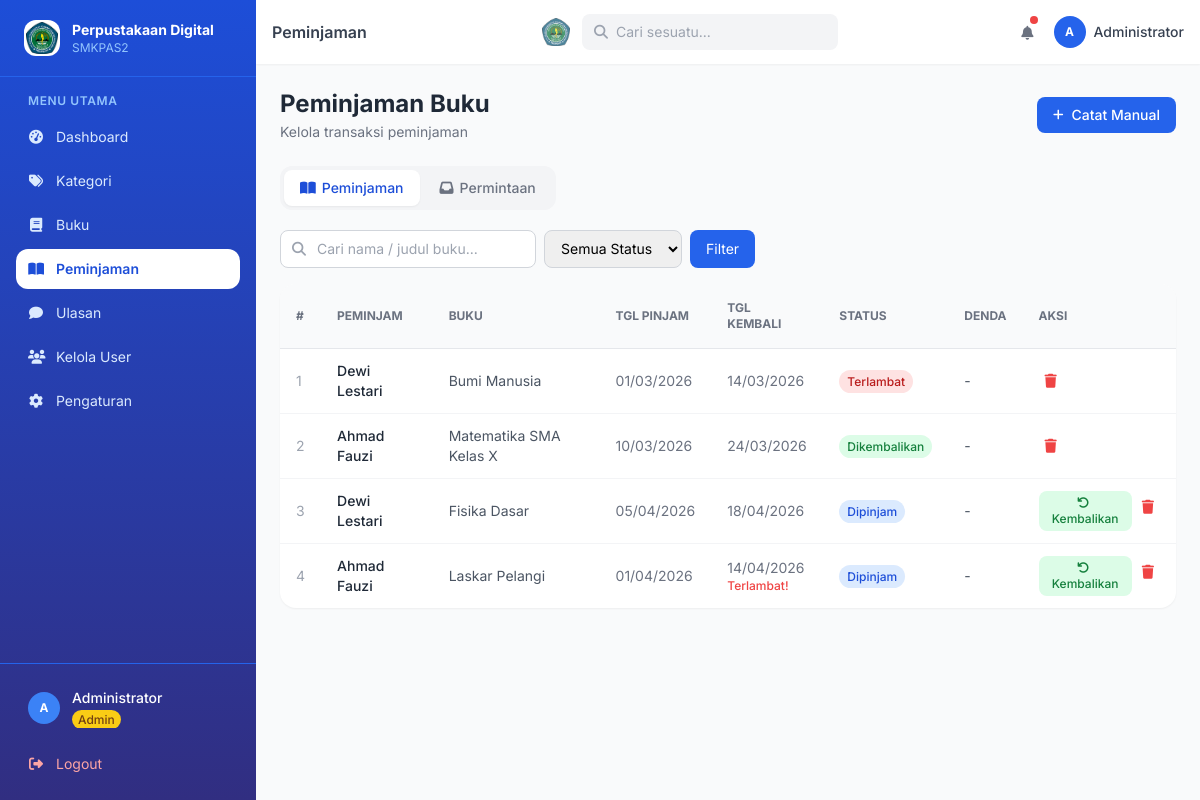
/peminjaman.php (signed in), run on the app's committed database.
### tables this page shows
CREATE TABLE peminjaman (
    id INT AUTO_INCREMENT PRIMARY KEY,
    id_user INT NOT NULL,
    id_buku INT NOT NULL,
    tanggal_pinjam DATE NOT NULL,
    tanggal_kembali DATE NOT NULL,
    tanggal_dikembalikan DATE DEFAULT NULL,
    status ENUM('dipinjam', 'dikembalikan', 'terlambat') DEFAULT 'dipinjam',
    denda DECIMAL(10,2) DEFAULT 0,
    id_petugas INT DEFAULT NULL,
    catatan TEXT,
    created_at TIMESTAMP DEFAULT CURRENT_TIMESTAMP,
    FOREIGN KEY (id_user) REFERENCES user(id) ON DELETE CASCADE,
    FOREIGN KEY (id_buku) REFERENCES buku(id) ON DELETE CASCADE,
    FOREIGN KEY (id_petugas) REFERENCES user(id) ON DELETE SET NULL
);

CREATE TABLE user (
    id INT AUTO_INCREMENT PRIMARY KEY,
    nama VARCHAR(100) NOT NULL,
    username VARCHAR(50) NOT NULL UNIQUE,
    password VARCHAR(255) NOT NULL,
    email VARCHAR(100),
    no_telepon VARCHAR(20),
    alamat TEXT,
    level ENUM('admin', 'peminjam') NOT NULL DEFAULT 'peminjam',
    foto VARCHAR(255) DEFAULT NULL,
    created_at TIMESTAMP DEFAULT CURRENT_TIMESTAMP
);

CREATE TABLE buku (
    id INT AUTO_INCREMENT PRIMARY KEY,
    judul VARCHAR(200) NOT NULL,
    pengarang VARCHAR(100) NOT NULL,
    penerbit VARCHAR(100),
    tahun_terbit YEAR,
    isbn VARCHAR(20) UNIQUE,
    id_kategori INT,
    stok INT DEFAULT 1,
    deskripsi TEXT,
    cover VARCHAR(255) DEFAULT NULL,
    created_at TIMESTAMP DEFAULT CURRENT_TIMESTAMP,
    FOREIGN KEY (id_kategori) REFERENCES kategori(id) ON DELETE SET NULL
);

### peminjaman.php (the view, shortened to what this page needs)
<?php
include 'koneksi.php';
$tab = $_GET['tab'] ?? 'peminjaman';
$search       = mysqli_real_escape_string($koneksi, trim($_GET['q'] ?? ''));
$where = "WHERE 1=1";
$dataPinjam = mysqli_query($koneksi, "
    SELECT p.*, u.nama as nama_user, b.judul as judul_buku, pt.nama as nama_petugas
    FROM peminjaman p
    JOIN user u ON p.id_user=u.id
    JOIN buku b ON p.id_buku=b.id
    LEFT JOIN user pt ON p.id_petugas=pt.id
    $where ORDER BY p.id DESC
");
include 'includes/header.php';
?>
<div class="flex items-center justify-between mb-6">
    <div>
        <h1 class="text-2xl font-bold text-gray-800">Peminjaman Buku</h1>
        <p class="text-gray-500 text-sm mt-0.5">Kelola transaksi peminjaman</p>
    </div>
    <button onclick="openModal('modalTambah')" class="flex items-center gap-2 bg-blue-600 hover:bg-blue-700 text-white text-sm font-medium px-4 py-2 rounded-lg transition">
        <i class="fas fa-plus text-xs"></i> Catat Manual
    </button>
</div>
<div class="flex gap-1 mb-5 bg-gray-100 p-1 rounded-xl w-fit">
    <a href="?tab=peminjaman" class="px-4 py-2 rounded-lg text-sm font-medium transition <?= $tab === 'peminjaman' ? 'bg-white text-blue-700 shadow-sm' : 'text-gray-500 hover:text-gray-700' ?>">
        <i class="fas fa-book-open mr-1.5"></i>Peminjaman
    </a>
    <a href="?tab=request" class="px-4 py-2 rounded-lg text-sm font-medium transition flex items-center gap-1.5 <?= $tab === 'request' ? 'bg-white text-blue-700 shadow-sm' : 'text-gray-500 hover:text-gray-700' ?>">
        <i class="fas fa-inbox"></i>Permintaan
    </a>
</div>
<?php if ($tab === 'peminjaman'): ?>
<form method="GET" class="mb-4 flex flex-wrap gap-2">
    <div class="relative">
        <span class="absolute inset-y-0 left-3 flex items-center text-gray-400"><i class="fas fa-search text-sm"></i></span>
        <input type="text" name="q" value="<?= htmlspecialchars($search) ?>" placeholder="Cari nama / judul buku..."
            class="pl-9 pr-4 py-2 border border-gray-300 rounded-lg text-sm focus:outline-none focus:ring-2 focus:ring-blue-500 w-64">
    </div>
    <select name="status" class="px-3 py-2 border border-gray-300 rounded-lg text-sm focus:outline-none focus:ring-2 focus:ring-blue-500">
        <option value="">Semua Status</option>
    </select>
    <button class="px-4 py-2 bg-blue-600 hover:bg-blue-700 text-white rounded-lg text-sm transition">Filter</button>
</form>
<div class="bg-white rounded-2xl shadow-sm overflow-hidden">
    <div class="overflow-x-auto">
        <table class="w-full text-sm">
            <thead class="bg-gray-50 border-b">
                <tr class="text-left text-xs text-gray-500 uppercase">
                    <th class="px-4 py-4">#</th>
                    <th class="px-4 py-4">Peminjam</th>
                    <th class="px-4 py-4">Buku</th>
                    <th class="px-4 py-4">Tgl Pinjam</th>
                    <th class="px-4 py-4">Tgl Kembali</th>
                    <th class="px-4 py-4">Status</th>
                    <th class="px-4 py-4">Denda</th>
                    <th class="px-4 py-4">Aksi</th>
                </tr>
            </thead>
            <tbody class="divide-y divide-gray-100">
                <?php $no = 1; while ($row = mysqli_fetch_assoc($dataPinjam)): ?>
                <tr class="hover:bg-gray-50">
                    <td class="px-4 py-3 text-gray-400"><?= $no++ ?></td>
                    <td class="px-4 py-3 font-medium text-gray-800"><?= htmlspecialchars($row['nama_user']) ?></td>
                    <td class="px-4 py-3 text-gray-600"><?= htmlspecialchars($row['judul_buku']) ?></td>
                    <td class="px-4 py-3 text-gray-500"><?= date('d/m/Y', strtotime($row['tanggal_pinjam'])) ?></td>
                    <td class="px-4 py-3 text-gray-500">
                        <?= date('d/m/Y', strtotime($row['tanggal_kembali'])) ?>
                        <?php if ($row['status'] === 'dipinjam' && date('Y-m-d') > $row['tanggal_kembali']): ?>
                        <span class="block text-xs text-red-500 font-medium">Terlambat!</span>
                        <?php endif; ?>
                    </td>
                    <td class="px-4 py-3">
                        <?php $badge = match($row['status']) {
                            'dikembalikan' => 'bg-green-100 text-green-700',
                            'terlambat'    => 'bg-red-100 text-red-700',
                            default        => 'bg-blue-100 text-blue-700',
                        }; ?>
                        <span class="px-2 py-1 rounded-full text-xs font-medium <?= $badge ?>"><?= ucfirst($row['status']) ?></span>
                    </td>
                    <td class="px-4 py-3 text-gray-600">
                        <?= $row['denda'] > 0 ? 'Rp' . number_format($row['denda'], 0, ',', '.') : '-' ?>
                    </td>
                    <td class="px-4 py-3">
                        <div class="flex gap-1">
                            <?php if ($row['status'] === 'dipinjam'): ?>
                            <form method="POST" onsubmit="return confirm('Konfirmasi pengembalian buku ini?')">
                                <button type="submit" name="kembalikan"
                                    class="px-2 py-1 bg-green-100 hover:bg-green-200 text-green-700 rounded-lg text-xs font-medium transition">
                                    <i class="fas fa-undo mr-1"></i>Kembalikan
                                </button>
                            </form>
                            <?php endif; ?>
                            <a href="?hapus=<?= $row['id'] ?>&tab=peminjaman" onclick="return confirm('Hapus data ini?')"
                                class="p-1.5 text-red-500 hover:bg-red-50 rounded-lg transition"><i class="fas fa-trash text-sm"></i></a>
                        </div>
                    </td>
                </tr>
                <?php endwhile; ?>
            </tbody>
        </table>
    </div>
</div>
<?php endif; ?>
<?php include 'includes/footer.php'; ?>

### includes/header.php (style rules this page uses)
body { font-family: 'Inter', sans-serif; }

### data on the page
peminjaman: id_user.nama "Dewi Lestari", id_buku.judul "Bumi Manusia", tanggal_pinjam "01/03/2026", tanggal_kembali "14/03/2026", status "Terlambat"
peminjaman: id_user.nama "Ahmad Fauzi", id_buku.judul "Matematika SMA Kelas X", tanggal_pinjam "10/03/2026", tanggal_kembali "24/03/2026", status "Dikembalikan"
peminjaman: id_user.nama "Dewi Lestari", id_buku.judul "Fisika Dasar", tanggal_pinjam "05/04/2026", tanggal_kembali "18/04/2026", status "Dipinjam"
peminjaman: id_user.nama "Ahmad Fauzi", id_buku.judul "Laskar Pelangi", tanggal_pinjam "01/04/2026", tanggal_kembali "14/04/2026", shows "Terlambat!", status "Dipinjam"

### other printed values
$cfg['app_name'] "Perpustakaan Digital"
$cfg['app_subtitle'] "SMKPAS2"
substr($_SESSION['user']['nama'] ?? 'U', 0, 1) "A"
$_SESSION['user']['nama'] "Administrator"
$pageTitle "Peminjaman"
